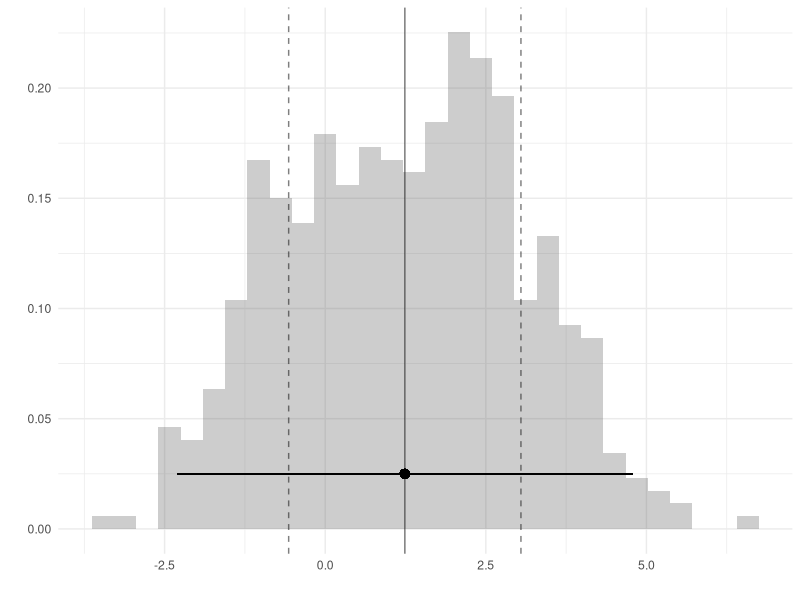
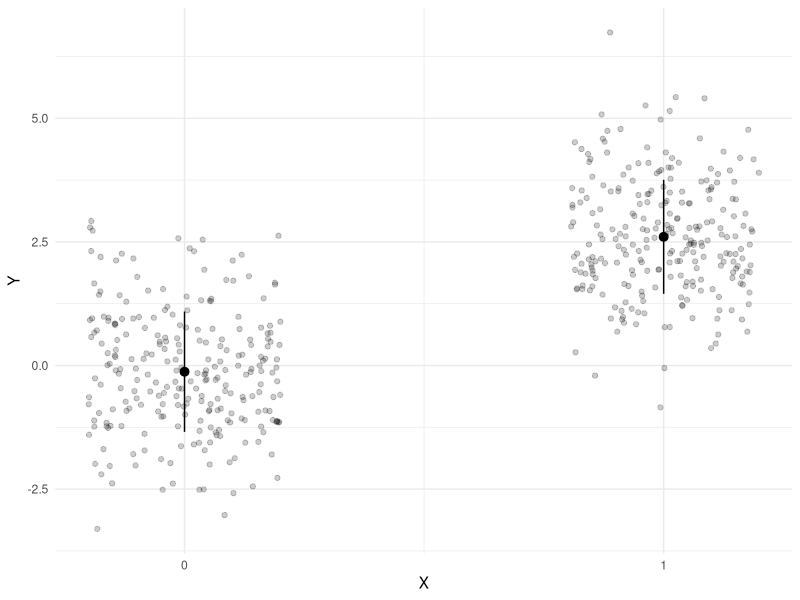
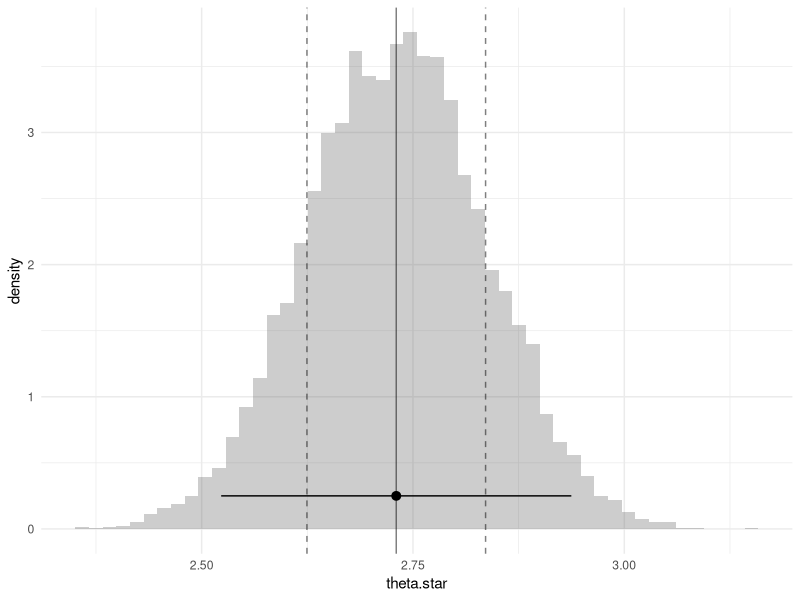
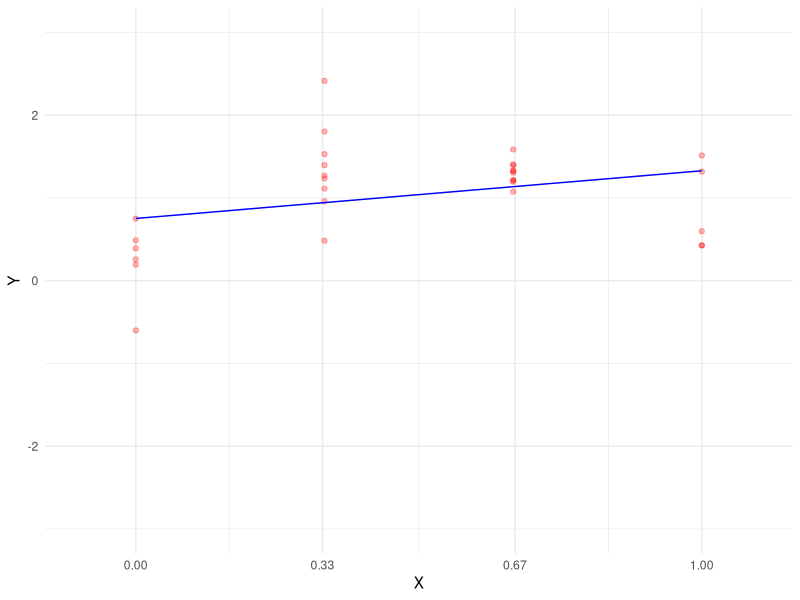
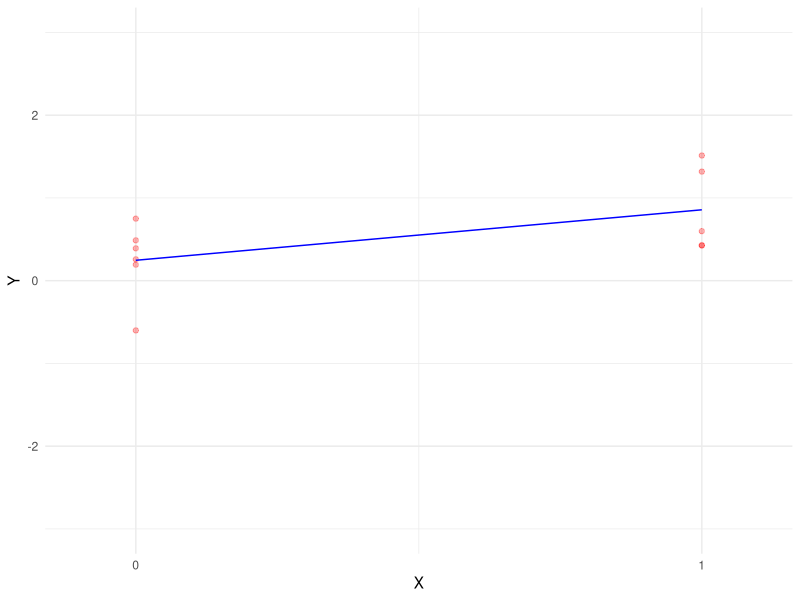
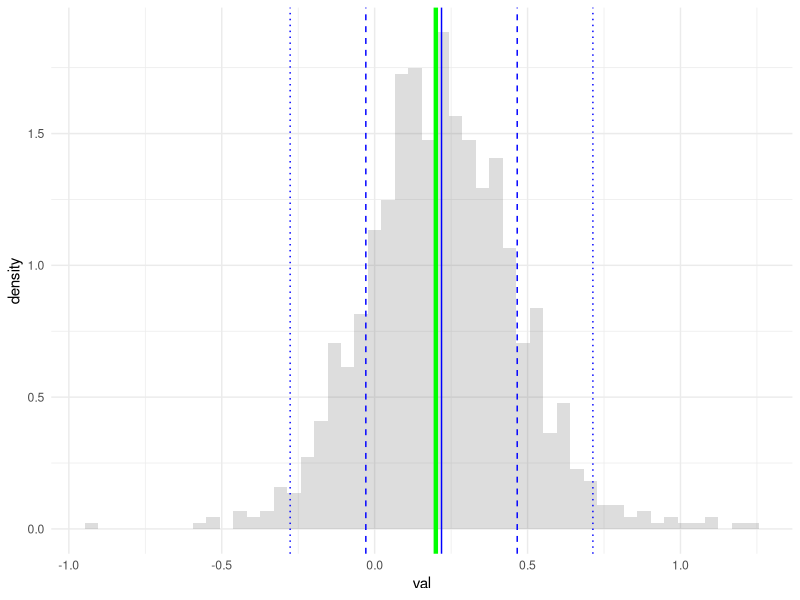
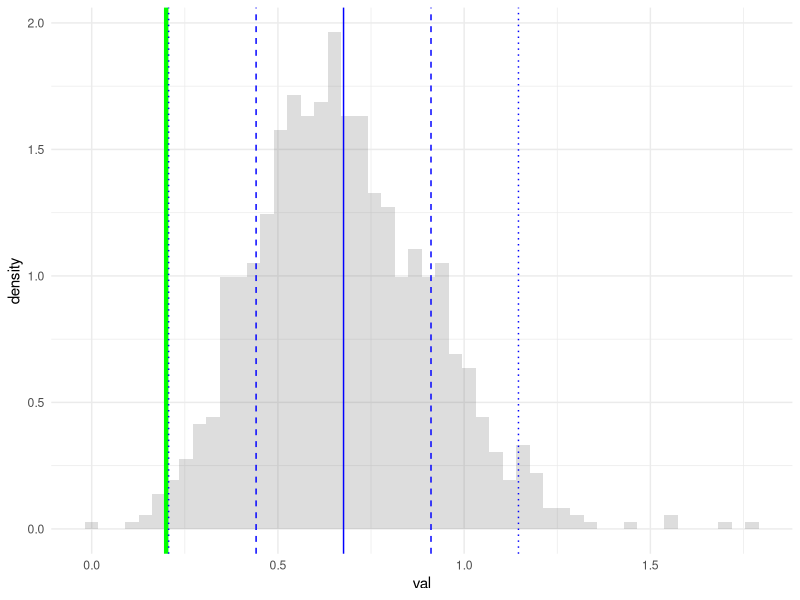
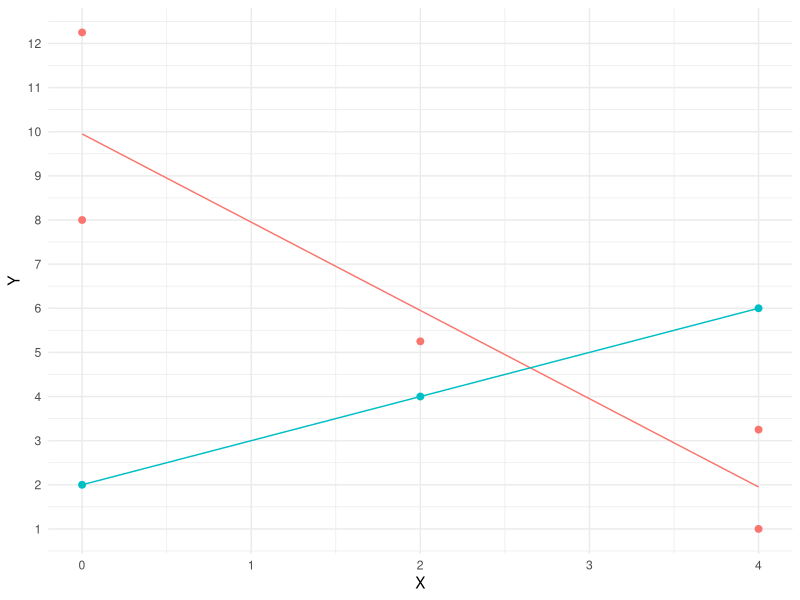

These figures' R source, in order:
## ---- chunk 1
library(tidyverse)
theme_set(theme_minimal())
## ---- chunk 2
#| echo: false
library(ggplot2)
n <- 500
X <- c(rep(0,n/2),rep(1,n/2))
set.seed(220220)
Y <- 2.6*X +  rnorm(n) + runif(n,-1,1)
N1 = sum(X==1)
N0 = sum(X==0)
## ---- chunk 3
#| echo: true
B=10000
theta.star = rep(NA,B)
for( b in 1:B ){
  J.star = sample(1:n,size=n,replace=TRUE)
  X.star = X[J.star]
  Y.star = Y[J.star]
  theta.star[b] = mean(Y.star[X.star==1]) - mean(Y.star[X.star==0])
}
## ---- chunk 4
#| out-height: 3.5in
#| fig-ncol: 2
#| fig-cap:
#|  -  Histogram of the vector Y's elements
#|  -  Jittered Scatterplot of X and Y
ggplot(data.frame(X=X,Y=Y)) + 
    geom_histogram(aes(x=Y, y=after_stat(density)), alpha=.3, bins=30) + 
    geom_vline(aes(xintercept=mean(Y)), alpha=.5) + 
    geom_vline(aes(xintercept=mean(Y)-sd(Y)), linetype='dashed', alpha=.5) + 
    geom_vline(aes(xintercept=mean(Y)+sd(Y)), linetype='dashed', alpha=.5) + 
    geom_pointrange(aes(x=mean(Y), xmin=mean(Y)-1.96*sd(Y), xmax=mean(Y)+1.96*sd(Y), y=.025)) + 
    xlab('') + ylab('')

mean_sd = function(y){ data.frame(y=mean(y), ymin=mean(y)-sd(y), ymax = mean(y) + sd(y)) }
ggplot(data.frame(X=X,Y=Y)) + 
    geom_point(aes(x=X, y=Y), position = position_jitter(w=.2), alpha=.2) + 
    stat_summary(aes(x=X, y=Y), fun.data=mean_sd, geom='pointrange') + 
    scale_x_continuous(breaks=c(0,1)) 
## ---- chunk 5
#| out-height: 3.5in
#| fig-ncol: 2
#| fig-cap:
#|  -  Histogram of theta.star's elements

ggplot() + geom_histogram(aes(x=theta.star, y=after_stat(density)), alpha=.3, bins=50) + 
           geom_vline(aes(xintercept=mean(theta.star)), alpha=.5) + 
           geom_vline(aes(xintercept=mean(theta.star)+c(-1,1)*sd(theta.star)), linetype='dashed', alpha=.5) + 
           geom_pointrange(aes(x=mean(theta.star), 
                               xmin=mean(theta.star)-1.96*sd(theta.star), 
                               xmax=mean(theta.star)+1.96*sd(theta.star), y=.25)) 

## ---- chunk 6
#| echo: true
#| eval: true
(mean(Y[X==1])-mean(Y[X==0])) + 1.96 * (sd(Y[X==1])/sqrt(N1) + sd(Y[X==0])/sqrt(N0))
(mean(Y[X==1])-mean(Y[X==0])) - 1.96 * (sd(Y[X==1])/sqrt(N1) + sd(Y[X==0])/sqrt(N0))
## ---- chunk 7
#| layout-ncol: 2
#| layout-nrow: 2

set.seed(1)
mu = function(x){.2 + .7*x + .8*sinpi(x)}
m = 1000000
X = round(3*runif(m))/3
Y = mu(X) + .5*rnorm(m)
pop = data.frame(X=X, Y=Y)

n=30

samp = pop[sample(1:nrow(pop), n, replace=TRUE), ]
model1 = lm(Y~X, data=samp)
model2 = lm(Y~X, data=samp[samp$X %in% c(0,1), ])
grid = expand.grid(X=seq(0,1,by=.01))
ggplot(samp) + geom_point(aes(x=X, y=Y), color='red', alpha=.3) + 
  geom_line(aes(x=X, y=predict(model1, newdata=data.frame(X=X))), data=grid, color='blue') +
  scale_x_continuous(breaks=round(seq(0,1,by=1/3),2)) +
  coord_cartesian(ylim=c(-3,3), xlim=c(-.1,1.1))

ggplot(samp[samp$X %in% c(0,1), ]) +
 geom_point(aes(x=X, y=Y), color='red', alpha=.3) + 
  geom_line(aes(x=X, y=predict(model2, newdata=data.frame(X=X))), data=grid, color='blue') +
  scale_x_continuous(breaks=round(seq(0,1))) +
  coord_cartesian(ylim=c(-3,3), xlim=c(-.1,1.1)) 

sampdist = purrr::map(1:1000, function(rep) {
  samp = pop[sample(1:nrow(pop), n, replace=TRUE), ]
  model1 = lm(Y~X, data=samp)
  model2 = lm(Y~X, data=samp[samp$X %in% c(0,1), ])
  data.frame(val=c(coef(model1)[1], coef(model2)[1]), model=c('model1', 'model2'))
}) |> bind_rows()

ggplot(sampdist[sampdist$model=='model2', ])  +
  geom_histogram(aes(x=val, y=after_stat(density)), bins=50, alpha=.2) +
  geom_vline(aes(xintercept=mu(0)), color='green', linewidth=1.5) +
  geom_vline(aes(xintercept=mean(val)), color='blue') +
  geom_vline(aes(xintercept=mean(val)-sd(val)), color='blue', linetype='dashed') + 
  geom_vline(aes(xintercept=mean(val)+sd(val)), color='blue', linetype='dashed') + 
  geom_vline(aes(xintercept=mean(val)-2*sd(val)), color='blue', linetype='dotted') +
  geom_vline(aes(xintercept=mean(val)+2*sd(val)), color='blue', linetype='dotted') 

ggplot(sampdist[sampdist$model=='model1', ])  +
  geom_histogram(aes(x=val, y=after_stat(density)), bins=50, alpha=.2) +
  geom_vline(aes(xintercept=mu(0)), color='green', linewidth=1.5) +
  geom_vline(aes(xintercept=mean(val)), color='blue') +
  geom_vline(aes(xintercept=mean(val)-sd(val)), color='blue', linetype='dashed') + 
  geom_vline(aes(xintercept=mean(val)+sd(val)), color='blue', linetype='dashed') + 
  geom_vline(aes(xintercept=mean(val)-2*sd(val)), color='blue', linetype='dotted') +
  geom_vline(aes(xintercept=mean(val)+2*sd(val)), color='blue', linetype='dotted') 
## ---- chunk 8
X <- c(0,2,4,0,0,2,4,4)
Y <- c(2,4,6,12.25,8,5.25,3.25,1)
D <- c(1,1,1,0,0,0,0,0)

data <- data.frame(X=X,Y=Y,D=D)
model = lm(Y~D*X, data=data)
grid = expand.grid(X=seq(0,4,by=.01), D=0:1)
grid$muhat = predict(model, newdata=grid)
plot<- ggplot(data = data, aes(x = X, y = Y)) + 
  geom_point(aes(color=factor(D)),size=2) + 
  scale_y_continuous(breaks = seq(0, 13, by = 1)) + 
  geom_line(aes(x=X, y=muhat, color=factor(D)), data=grid) 
    
plot + guides(color='none')
## ---- chunk 9
mu = function(w, x){.5 + (1-w)*sinpi(x/2) + w*x}
pi = function(x){ .5 + .4*cospi(2*x) }

set.seed(1)
n = 400
X = sample(seq(0,1,by=.333), n, replace=T)
W = rbinom(n, 1, pi(X))
Y = mu(W,X) + .1*rnorm(n)
data = data.frame(X=X, W=W, Y=Y)
summaries = data %>% group_by(W,X) %>% summarize(mu=mean(Y), n = n(), se=sd(Y)/sqrt(n)) %>%
                     group_by(W) %>% mutate(f=n/sum(n))

model = lm(Y~W*X, data=data)
summaries$muhat = predict(model, newdata=summaries)

summaries0 = summaries %>% filter(W==0)
summaries1 = summaries %>% filter(W==1)
summaries0 = summaries0[order(summaries0$W),]
summaries1 = summaries1[order(summaries1$W),]
f = mean(W) * summaries0$f + (1-mean(W)) * summaries1$f

scatter = ggplot(data) + 
  geom_point(aes(x=X+.025*(2*W-1), y=Y, color=factor(W)), 
             position=position_jitter(w=.025,h=0), alpha=.2, size=1) + 
  geom_line(aes(x=X, y=muhat, color=factor(W)), data=summaries, size=.5) +
  scale_x_continuous(breaks=round(seq(0,1,by=1/3),2)) + xlab('') + ylab('') + 
  geom_col(aes(x=X+.025*(2*W-1), y=f, fill=factor(W), color=factor(W)), data=summaries, position='identity', alpha=.2, width=.1) +
  geom_col(aes(x=X, y=f), fill='purple', color='purple', 
    data=data.frame(f=f, X=summaries0$X), position='identity', alpha=.2, width=.05) +
  geom_pointrange(aes(x=X+.025*(2*W-1), y=mu, ymin=mu-2*se, ymax=mu+2*se, color=factor(W)), 
                  data=summaries, alpha=.8, size=.2) +
  guides(color='none', fill='none') + theme_bw()
scatter 
## ---- chunk 10
options(digits=2)
